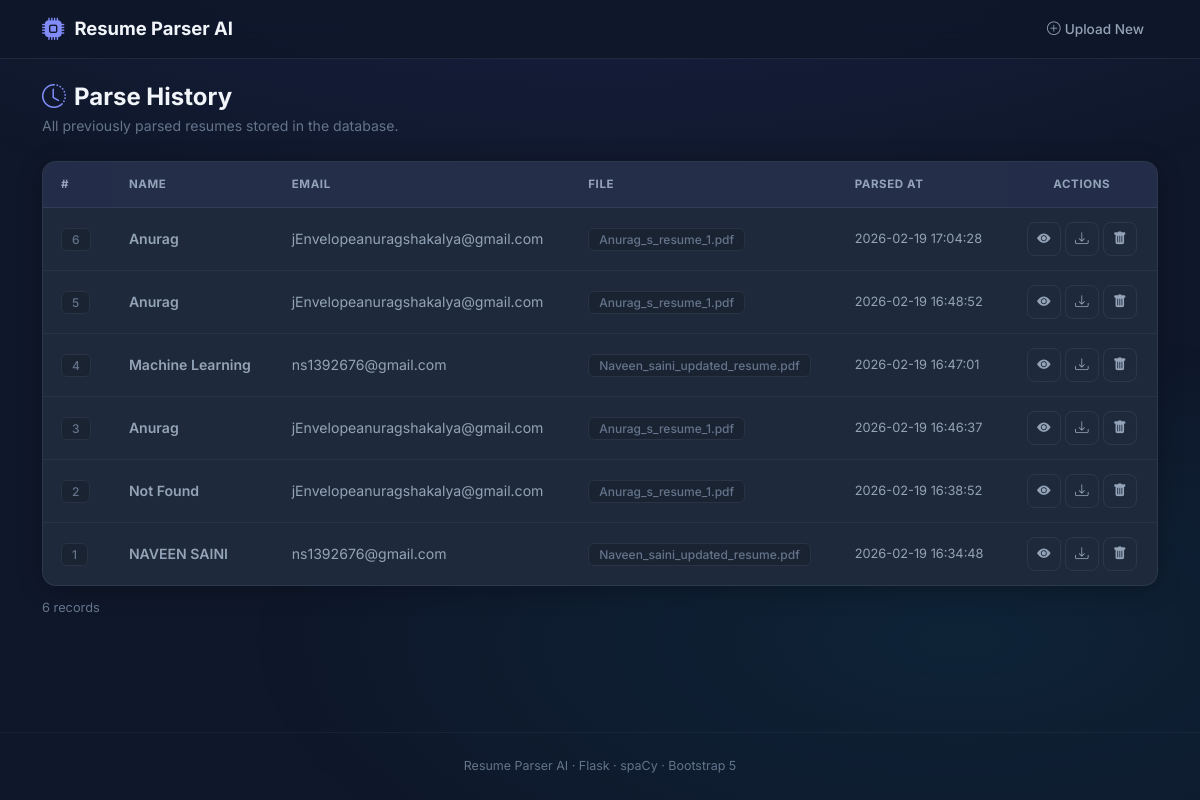
The app's page /history with its own data.
### tables this page shows
CREATE TABLE resumes (
            id               INTEGER PRIMARY KEY AUTOINCREMENT,
            filename         TEXT,
            name             TEXT,
            email            TEXT,
            phone            TEXT,
            linkedin         TEXT,
            skills           TEXT,      -- stored as JSON string
            education        TEXT,
            experience       TEXT,
            projects         TEXT,
            skill_match      TEXT,      -- stored as JSON string
            raw_text_preview TEXT,
            created_at       TIMESTAMP DEFAULT CURRENT_TIMESTAMP
        , github TEXT);

### app.py (the view)
@app.route("/history")
def history():
    conn = get_db()
    rows = conn.execute(
        "SELECT id, name, email, filename, created_at "
        "FROM resumes ORDER BY created_at DESC"
    ).fetchall()
    conn.close()
    return render_template("history.html", resumes=rows)

### app.py (called while the page is built)
def get_db() -> sqlite3.Connection:
    conn = sqlite3.connect(DB_PATH)
    conn.row_factory = sqlite3.Row   # Allows dict-style column access
    return conn

### templates/history.html (shortened to what this page needs)
<!DOCTYPE html>
<html lang="en">
<head>
  <link href="https://cdn.jsdelivr.net/npm/bootstrap@5.3.2/dist/css/bootstrap.min.css" rel="stylesheet" />
  <link href="https://cdn.jsdelivr.net/npm/bootstrap-icons@1.11.3/font/bootstrap-icons.min.css" rel="stylesheet" />
  <link rel="stylesheet" href="{{ url_for('static', filename='style.css') }}" />
</head>
<body>
<nav class="navbar-custom">
  <div class="container d-flex align-items-center justify-content-between">
    <a class="brand" href="/"><i class="bi bi-cpu-fill"></i> Resume Parser AI</a>
    <a href="/" class="nav-link-custom"><i class="bi bi-plus-circle me-1"></i>Upload New</a>
  </div>
</nav>
<div class="container py-4">
  <h2 class="fw-bold mb-1 fade-up" style="font-size:1.5rem;">
    <i class="bi bi-clock-history me-2" style="color:var(--accent-light);"></i>Parse History
  </h2>
  <p style="color:var(--text-dim); font-size:.88rem;" class="mb-4 fade-up">All previously parsed resumes stored in the database.</p>
  {% if resumes %}
  <div class="glass-card fade-up fade-up-d1">
    <div class="table-responsive">
      <table class="modern-table">
        <thead>
          <tr>
            <th>#</th>
            <th>Name</th>
            <th>Email</th>
            <th>File</th>
            <th>Parsed At</th>
            <th style="text-align:center;">Actions</th>
          </tr>
        </thead>
        <tbody>
          {% for r in resumes %}
          <tr>
            <td><span class="table-badge">{{ r.id }}</span></td>
            <td class="table-name">{{ r.name or 'Unknown' }}</td>
            <td>{{ r.email or '---' }}</td>
            <td><span class="table-badge">{{ r.filename }}</span></td>
            <td style="font-size:.8rem;">{{ r.created_at }}</td>
            <td style="text-align:center;">
              <div class="d-inline-flex gap-1">
                <a href="/view/{{ r.id }}" class="btn-sm-icon" title="View"><i class="bi bi-eye-fill"></i></a>
                <a href="/download/{{ r.id }}" class="btn-sm-icon" title="Download"><i class="bi bi-download"></i></a>
                <form action="/delete/{{ r.id }}" method="POST" class="d-inline" onsubmit="return confirm('Delete #{{ r.id }}?')">
                  <button type="submit" class="btn-sm-icon danger" title="Delete"><i class="bi bi-trash-fill"></i></button>
                </form>
              </div>
            </td>
          </tr>
          {% endfor %}
        </tbody>
      </table>
    </div>
  </div>
  <p style="color:var(--text-dim); font-size:.8rem; margin-top:12px;" class="fade-up">
    {{ resumes|length }} record{{ 's' if resumes|length != 1 else '' }}
  </p>
  {% else %}
  <div class="empty-state fade-up">
    <div class="icon"><i class="bi bi-inbox"></i></div>
    <p>No resumes parsed yet.</p>
    <a href="/" class="btn-accent mt-2"><i class="bi bi-cloud-arrow-up-fill me-2"></i>Upload your first resume</a>
  </div>
  {% endif %}
</div>
<footer class="footer-custom">Resume Parser AI &middot; Flask &middot; spaCy &middot; Bootstrap 5</footer>
</body>
</html>

### static/style.css (style rules this page uses)
:root { --bg: #0f172a; --bg-card: #1e293b; --bg-card-alt: #1a2332; --bg-glass: rgba(30, 41, 59, 0.7); --border: rgba(148, 163, 184, 0.12); --border-light: rgba(148, 163, 184, 0.08); --text: #f1f5f9; --text-muted: #94a3b8; --text-dim: #64748b; --accent: #6366f1; --accent-light: #818cf8; --accent-glow: rgba(99, 102, 241, 0.25); --green: #22c55e; --green-bg: rgba(34, 197, 94, 0.12); --red: #ef4444; --red-bg: rgba(239, 68, 68, 0.12); --yellow: #eab308; --cyan: #06b6d4; --cyan-bg: rgba(6, 182, 212, 0.10); --radius: 14px; --radius-sm: 8px; --shadow: 0 4px 24px rgba(0,0,0,0.25); }
*, *::before, *::after { box-sizing: border-box; }
body { font-family: 'Inter', system-ui, sans-serif; background: var(--bg); color: var(--text); min-height: 100vh; margin: 0; display: flex; flex-direction: column; -webkit-font-smoothing: antialiased; }
body::before { content: ''; position: fixed; inset: 0; background: radial-gradient(ellipse 80% 50% at 50% -20%, rgba(99,102,241,0.15), transparent), radial-gradient(ellipse 60% 40% at 80% 80%, rgba(6,182,212,0.08), transparent); pointer-events: none; z-index: 0; }
body > * { position: relative; z-index: 1; }
h1,h2,h3,h4,h5 { color: var(--text); font-weight: 700; }
a { color: var(--accent-light); text-decoration: none; transition: color .2s; }
.navbar-custom { background: rgba(15, 23, 42, 0.85); backdrop-filter: blur(20px); border-bottom: 1px solid var(--border); padding: .75rem 0; }
.navbar-custom .brand { font-size: 1.15rem; font-weight: 700; color: var(--text); display: flex; align-items: center; gap: 10px; text-decoration: none; }
.navbar-custom .brand i { font-size: 1.4rem; color: var(--accent-light); }
.nav-link-custom { color: var(--text-muted)!important; font-size: .85rem; font-weight: 500; padding: 6px 14px!important; border-radius: 8px; transition: all .2s; text-decoration: none; }
.glass-card { background: var(--bg-card); border: 1px solid var(--border); border-radius: var(--radius); box-shadow: var(--shadow); overflow: hidden; }
.btn-sm-icon { width: 34px; height: 34px; display: inline-flex; align-items: center; justify-content: center; border-radius: 8px; border: 1px solid var(--border); background: transparent; color: var(--text-muted); transition: all .2s; font-size: .85rem; }
.modern-table { width: 100%; border-collapse: separate; border-spacing: 0; }
.modern-table thead th { background: rgba(99,102,241,.08); color: var(--text-muted); font-size: .72rem; font-weight: 700; text-transform: uppercase; letter-spacing: .6px; padding: 14px 18px; border-bottom: 1px solid var(--border); }
.modern-table thead th:first-child { border-radius: var(--radius) 0 0 0; }
.modern-table thead th:last-child { border-radius: 0 var(--radius) 0 0; }
.modern-table tbody td { padding: 14px 18px; font-size: .88rem; color: var(--text-muted); border-bottom: 1px solid var(--border-light); vertical-align: middle; }
.modern-table tbody tr:last-child td { border-bottom: none; }
.table-name { color: var(--text); font-weight: 600; }
.table-badge { background: var(--bg-card-alt); color: var(--text-dim); font-size: .75rem; font-weight: 500; padding: 3px 10px; border-radius: 6px; border: 1px solid var(--border); }
.footer-custom { text-align: center; padding: 1.5rem 0; color: var(--text-dim); font-size: .78rem; border-top: 1px solid var(--border-light); margin-top: auto; }
.fade-up { animation: fadeUp .4s ease both; }
.fade-up-d1 { animation-delay: .05s; }

### records on screen
resumes: id "6", name "Anurag", email "jEnvelopeanuragshakalya@gmail.com", filename "Anurag_s_resume_1.pdf", created_at "2026-02-19 17:04:28"
resumes: id "5", name "Anurag", email "jEnvelopeanuragshakalya@gmail.com", filename "Anurag_s_resume_1.pdf", created_at "2026-02-19 16:48:52"
resumes: id "4", name "Machine Learning", email "ns1392676@gmail.com", filename "Naveen_saini_updated_resume.pdf", created_at "2026-02-19 16:47:01"
resumes: id "3", name "Anurag", email "jEnvelopeanuragshakalya@gmail.com", filename "Anurag_s_resume_1.pdf", created_at "2026-02-19 16:46:37"
resumes: id "2", name "Not Found", email "jEnvelopeanuragshakalya@gmail.com", filename "Anurag_s_resume_1.pdf", created_at "2026-02-19 16:38:52"
resumes: id "1", name "NAVEEN SAINI", email "ns1392676@gmail.com", filename "Naveen_saini_updated_resume.pdf", created_at "2026-02-19 16:34:48"

### other values on screen
{{ resumes|length }} "6"
{{ 's' if resumes|length != 1 else '' }} "s"
